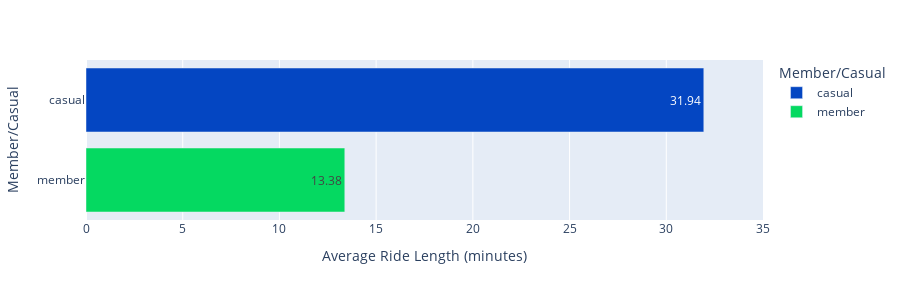

Write notebook code for a chart like this one.
### Code cell
fig_4 = round(df.groupby('member_casual', as_index=False).mean(),2)

px.bar(fig_4, y = 'member_casual', x = 'ride_length', range_x = [0,35],
        color = 'member_casual', 
        height = 300,
        text = 'ride_length', 
        labels = {'ride_length': 'Average Ride Length (minutes)', 'member_casual': 'Member/Casual'},
        hover_name = 'member_casual', hover_data = {'member_casual': False, 'ride_length': True}, 
        color_discrete_map = {'casual': '#0446c2', 'member': '#05d961'})

### Figure 1 — Plotly figure (JSON) as saved in the notebook; plotly's stock layout.template omitted (floating-point values rounded to 4 significant figures)
{"data": [{"alignmentgroup": "True", "hovertemplate": "<b>%{hovertext}</b><br><br>Average Ride Length (minutes)=%{text}<extra></extra>", "hovertext": ["casual"], "legendgroup": "casual", "marker": {"color": "#0446c2", "pattern": {"shape": ""}}, "name": "casual", "offsetgroup": "casual", "orientation": "h", "showlegend": true, "text": [31.94], "textposition": "auto", "type": "bar", "x": [31.94], "xaxis": "x", "y": ["casual"], "yaxis": "y"}, {"alignmentgroup": "True", "hovertemplate": "<b>%{hovertext}</b><br><br>Average Ride Length (minutes)=%{text}<extra></extra>", "hovertext": ["member"], "legendgroup": "member", "marker": {"color": "#05d961", "pattern": {"shape": ""}}, "name": "member", "offsetgroup": "member", "orientation": "h", "showlegend": true, "text": [13.38], "textposition": "auto", "type": "bar", "x": [13.38], "xaxis": "x", "y": ["member"], "yaxis": "y"}], "layout": {"barmode": "relative", "height": 300, "legend": {"title": {"text": "Member/Casual"}, "tracegroupgap": 0}, "margin": {"t": 60}, "xaxis": {"anchor": "y", "domain": [0.0, 1.0], "range": [0, 35], "title": {"text": "Average Ride Length (minutes)"}}, "yaxis": {"anchor": "x", "categoryarray": ["member", "casual"], "categoryorder": "array", "domain": [0.0, 1.0], "title": {"text": "Member/Casual"}}}}
